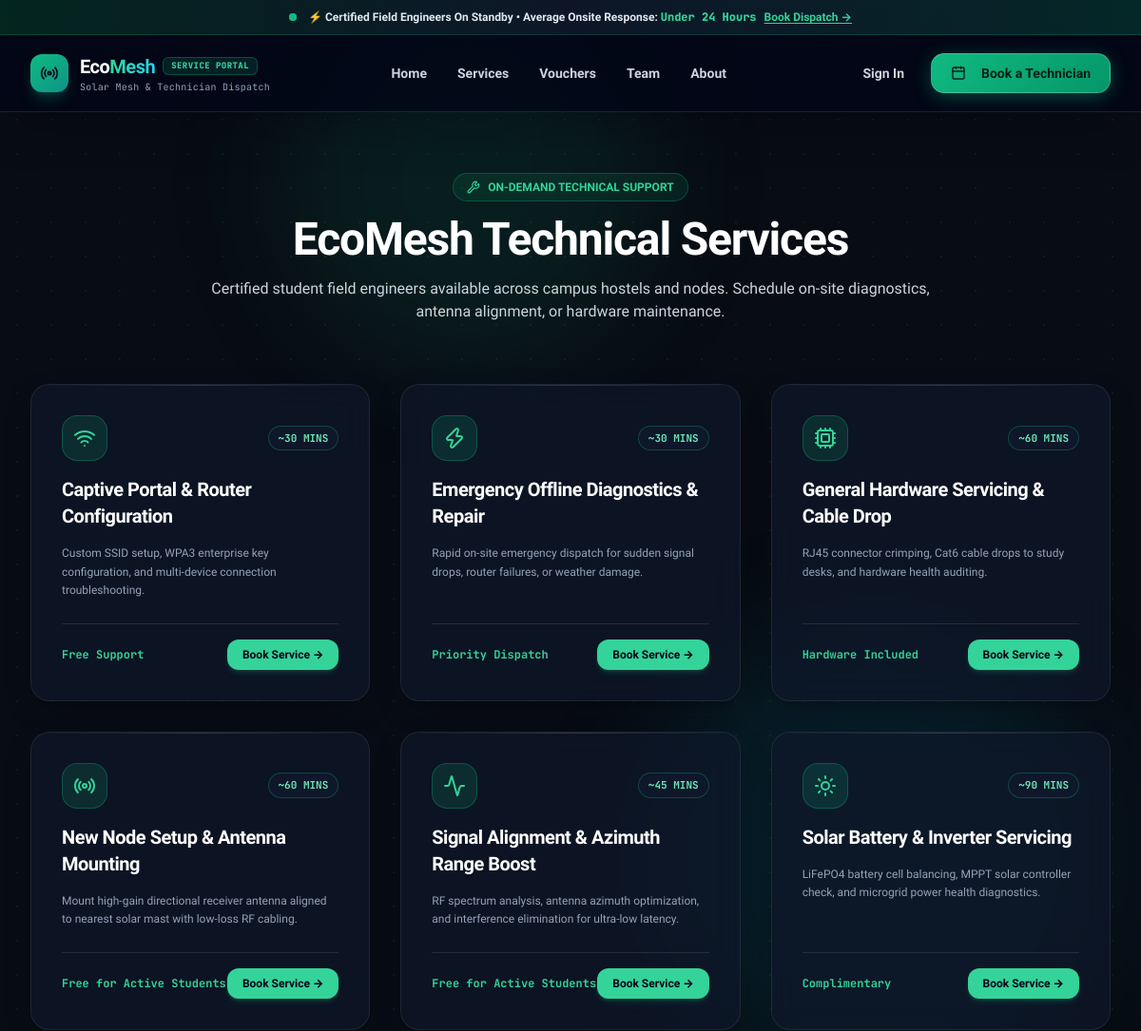
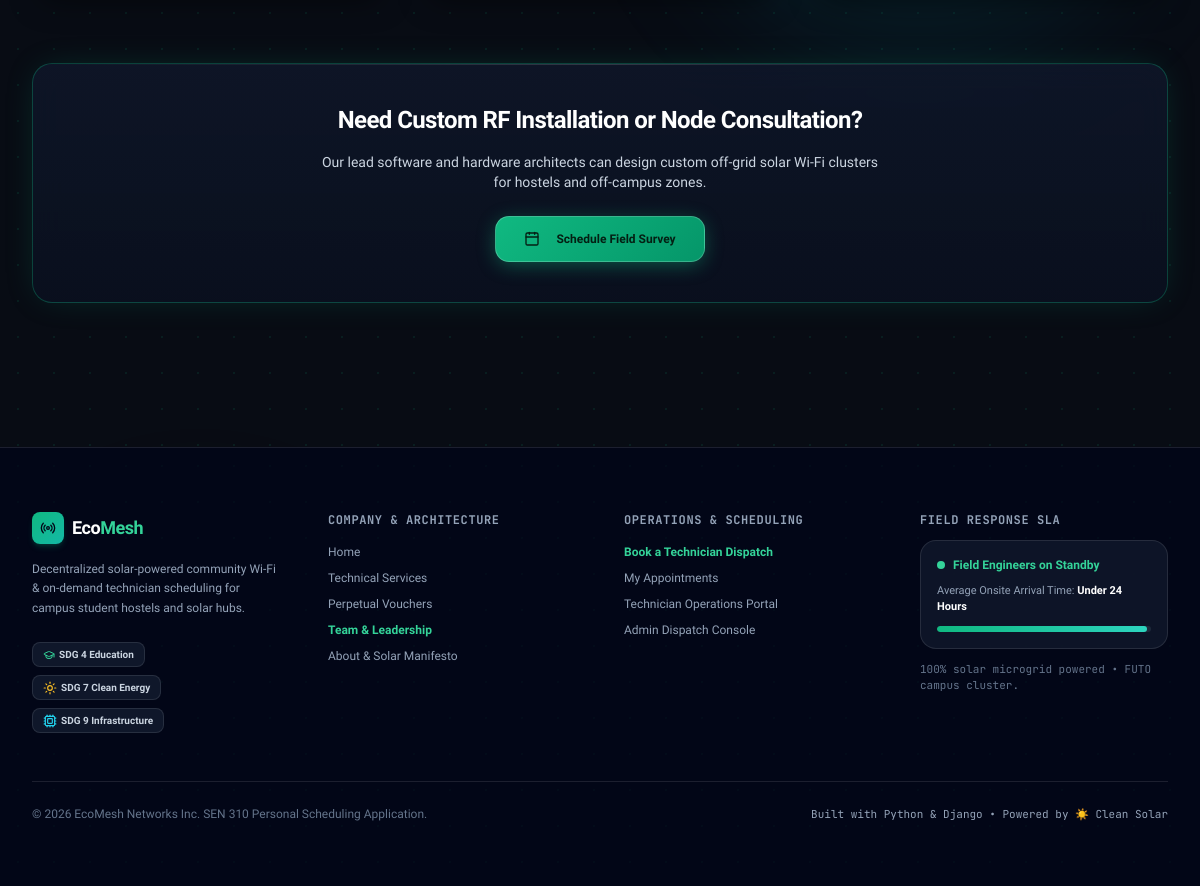
Page /services/ on the committed database (2 pictures, top to bottom).
### core/models.py (models this page shows, shortened)
class ServiceType(models.Model):
    name = models.CharField(max_length=120, help_text="Service title (e.g. New Node Setup & Antenna Mounting)")
    code = models.CharField(max_length=30, unique=True, help_text="Unique slug code (e.g. INSTALL, REALIGN)")
    description = models.TextField(help_text="Detailed description of what this service covers")
    estimated_duration_minutes = models.PositiveIntegerField(default=60, help_text="Estimated time in minutes")
    price = models.CharField(max_length=50, default="Free for Campus Students", help_text="Cost or billing terms")
    icon_name = models.CharField(max_length=50, default="wrench", help_text="Lucide icon identifier (wrench, radio, sun, zap, activity, wifi)")
    badge_color = models.CharField(max_length=30, default="emerald", help_text="Tailwind accent color (emerald, teal, cyan, amber, purple)")
    is_active = models.BooleanField(default=True)
    class Meta:
        ordering = ['name']
        verbose_name = "Service Type"
        verbose_name_plural = "Service Types"

### core/views.py (the view)
# urls.py: path('services/', views.services_view, name='services'),
def services_view(request):
    services = ServiceType.objects.filter(is_active=True)
    return render(request, 'services.html', {'services': services})

### templates/services.html (shortened to what this page needs)
{% extends 'base.html' %}
{% block content %}
<div class="max-w-7xl mx-auto px-4 sm:px-6 lg:px-8 py-16 space-y-16">
  <div class="text-center max-w-3xl mx-auto space-y-4" data-aos="fade-up">
    <div class="inline-flex items-center space-x-2 px-3.5 py-1.5 rounded-full bg-emerald-500/10 border border-emerald-500/30 text-xs font-bold text-emerald-400">
      <i data-lucide="wrench" class="w-3.5 h-3.5 text-emerald-400"></i>
      <span>ON-DEMAND TECHNICAL SUPPORT</span>
    </div>
    <h1 class="text-3xl sm:text-5xl font-black text-white tracking-tight">EcoMesh Technical Services</h1>
    <p class="text-slate-300 text-sm sm:text-base leading-relaxed">
      Certified student field engineers available across campus hostels and nodes. Schedule on-site diagnostics, antenna alignment, or hardware maintenance.
    </p>
  </div>
  <div class="grid grid-cols-1 md:grid-cols-2 lg:grid-cols-3 gap-8">
    {% for service in services %}
      <div class="cyber-card cyber-card-hover p-8 flex flex-col justify-between space-y-6" data-aos="fade-up">
        <div class="space-y-4">
          <div class="flex items-center justify-between">
            <div class="w-12 h-12 rounded-2xl bg-emerald-500/15 border border-emerald-500/30 flex items-center justify-center text-emerald-400">
              <i data-lucide="{{ service.icon_name|default:'wrench' }}" class="w-6 h-6"></i>
            </div>
            <span class="px-2.5 py-1 text-[11px] font-bold font-mono rounded-full bg-slate-900 text-emerald-300 border border-emerald-500/30">
              ~{{ service.estimated_duration_minutes }} MINS
            </span>
          </div>
          <h3 class="text-xl font-extrabold text-white">{{ service.name }}</h3>
          <p class="text-xs text-slate-400 leading-relaxed">
            {{ service.description }}
          </p>
        </div>
        <div class="pt-4 border-t border-white/10 flex items-center justify-between">
          <span class="text-xs font-bold text-emerald-400 font-mono">{{ service.price }}</span>
          <a href="{% url 'book_service' %}?service={{ service.code }}" class="px-4 py-2 text-xs font-extrabold text-slate-950 bg-emerald-400 hover:bg-emerald-300 rounded-xl transition shadow-md shadow-emerald-500/20">
            Book Service &rarr;
          </a>
        </div>
      </div>
    {% endfor %}
  </div>
  <div class="cyber-card cyber-card-glow p-10 text-center space-y-4" data-aos="fade-up">
    <h2 class="text-2xl font-black text-white">Need Custom RF Installation or Node Consultation?</h2>
    <p class="text-xs sm:text-sm text-slate-300 max-w-xl mx-auto">
      Our lead software and hardware architects can design custom off-grid solar Wi-Fi clusters for hostels and off-campus zones.
    </p>
    <div class="pt-2">
      <a href="{% url 'book_service' %}" class="btn-primary-glow text-xs font-extrabold px-7 py-3.5 inline-flex items-center space-x-2">
        <i data-lucide="calendar" class="w-4 h-4"></i>
        <span>Schedule Field Survey</span>
      </a>
    </div>
  </div>
</div>
{% endblock %}

### static/css/style.css (style rules this page uses)
:root { --font-sans: 'Plus Jakarta Sans', system-ui, -apple-system, BlinkMacSystemFont, 'Segoe UI', Roboto, sans-serif; --font-mono: 'JetBrains Mono', monospace; --bg-page: #080c14; --bg-card: rgba(15, 23, 42, 0.75); --bg-card-hover: rgba(22, 33, 56, 0.85); --bg-card-solid: #0d1527; --bg-input: #0b1120; --emerald-glow: #10b981; --emerald-dark: #059669; --teal-glow: #06b6d4; --amber-solar: #f59e0b; --violet-tech: #8b5cf6; --text-primary: #ffffff; --text-secondary: #94a3b8; --text-muted: #64748b; --text-emerald: #34d399; --border-glass: rgba(255, 255, 255, 0.08); --border-glass-hover: rgba(16, 185, 129, 0.4); --border-emerald: #10b981; }
*, *::before, *::after { box-sizing: border-box; }
html { color-scheme: dark; }
body { font-family: var(--font-sans); background-color: var(--bg-page); color: var(--text-primary); margin: 0; padding: 0; line-height: 1.5; -webkit-font-smoothing: antialiased; -moz-osx-font-smoothing: grayscale; background-image: radial-gradient(circle at 15% 15%, rgba(16, 185, 129, 0.08) 0%, transparent 40%), radial-gradient(circle at 85% 20%, rgba(6, 182, 212, 0.08) 0%, transparent 40%), radial-gradient(circle at 50% 80%, rgba(245, 158, 11, 0.05) 0%, transparent 50%); background-attachment: fixed; }
.bg-tech-grid { background-size: 36px 36px; background-image: radial-gradient(circle, rgba(16, 185, 129, 0.1) 1px, transparent 1px); }
h1, h2, h3, h4, h5, h6 { color: #ffffff; font-weight: 800; letter-spacing: -0.025em; }
.cyber-card { background: rgba(15, 23, 42, 0.7); backdrop-filter: blur(16px); -webkit-backdrop-filter: blur(16px); border: 1px solid rgba(255, 255, 255, 0.08); border-radius: 1.25rem; box-shadow: 0 10px 30px -10px rgba(0, 0, 0, 0.5); position: relative; overflow: hidden; transition: all 0.25s cubic-bezier(0.4, 0, 0.2, 1); }
.cyber-card::before { content: ''; position: absolute; top: 0; left: 0; right: 0; height: 1px; background: linear-gradient(90deg, transparent, rgba(255, 255, 255, 0.15), transparent); }
.cyber-card-glow { background: linear-gradient(180deg, rgba(15, 23, 42, 0.85) 0%, rgba(10, 16, 30, 0.95) 100%); border: 1px solid rgba(16, 185, 129, 0.3); box-shadow: 0 0 35px -10px rgba(16, 185, 129, 0.25); }
.btn-primary-glow { display: inline-flex; align-items: center; justify-content: center; gap: 0.5rem; background: linear-gradient(135deg, #10b981 0%, #059669 100%); color: #041f13; font-weight: 800; padding: 0.75rem 1.5rem; border-radius: 0.875rem; box-shadow: 0 4px 20px -2px rgba(16, 185, 129, 0.45); transition: all 0.2s cubic-bezier(0.4, 0, 0.2, 1); text-decoration: none; cursor: pointer; border: 1px solid rgba(255, 255, 255, 0.2); }

### rows in the picture
ServiceType: estimated_duration_minutes "30", name "Captive Portal & Router Configuration", description "Custom SSID setup, WPA3 enterprise key configuration, and multi-device connection troubleshooting.", price "Free Support"
ServiceType: estimated_duration_minutes "30", name "Emergency Offline Diagnostics & Repair", description "Rapid on-site emergency dispatch for sudden signal drops, router failures, or weather damage.", price "Priority Dispatch"
ServiceType: estimated_duration_minutes "60", name "General Hardware Servicing & Cable Drop", description "RJ45 connector crimping, Cat6 cable drops to study desks, and hardware health auditing.", price "Hardware Included"
ServiceType: estimated_duration_minutes "60", name "New Node Setup & Antenna Mounting", description "Mount high-gain directional receiver antenna aligned to nearest solar mast with low-loss RF cabling.", price "Free for Active Students"
ServiceType: estimated_duration_minutes "45", name "Signal Alignment & Azimuth Range Boost", description "RF spectrum analysis, antenna azimuth optimization, and interference elimination for ultra-low latency.", price "Free for Active Students"
ServiceType: estimated_duration_minutes "90", name "Solar Battery & Inverter Servicing", description "LiFePO4 battery cell balancing, MPPT solar controller check, and microgrid power health diagnostics.", price "Complimentary"
